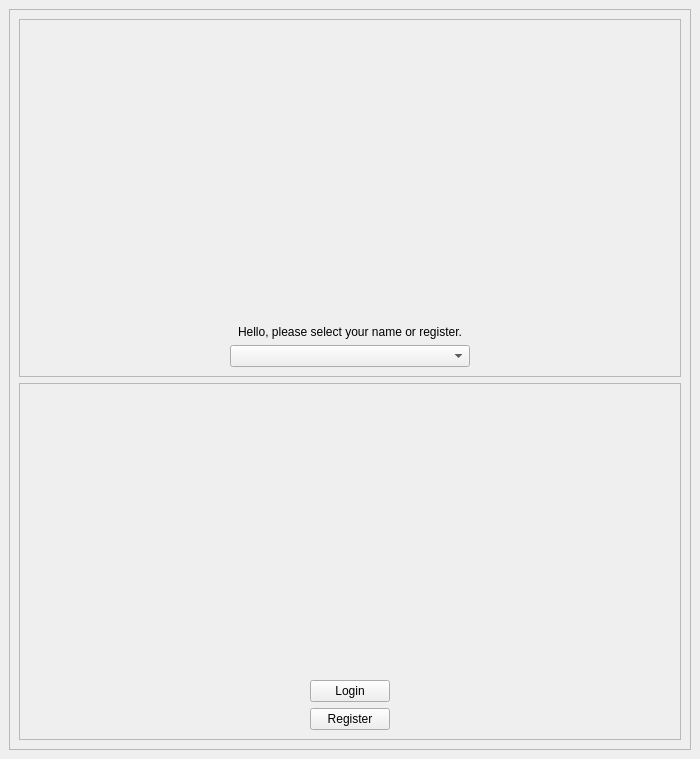
<?xml version="1.0" encoding="UTF-8"?>
<ui version="4.0">
 <class>MainWindow</class>
 <widget class="QMainWindow" name="MainWindow">
  <property name="geometry">
   <rect>
    <x>0</x>
    <y>0</y>
    <width>700</width>
    <height>759</height>
   </rect>
  </property>
  <property name="windowTitle">
   <string>MainWindow</string>
  </property>
  <widget class="QWidget" name="centralwidget">
   <layout class="QHBoxLayout" name="horizontalLayout_2">
    <item>
     <widget class="QFrame" name="frame">
      <property name="frameShape">
       <enum>QFrame::StyledPanel</enum>
      </property>
      <property name="frameShadow">
       <enum>QFrame::Raised</enum>
      </property>
      <layout class="QGridLayout" name="gridLayout">
       <item row="1" column="0">
        <widget class="QFrame" name="frame_3">
         <property name="frameShape">
          <enum>QFrame::StyledPanel</enum>
         </property>
         <property name="frameShadow">
          <enum>QFrame::Raised</enum>
         </property>
         <layout class="QGridLayout" name="gridLayout_3">
          <item row="1" column="0" alignment="Qt::AlignHCenter|Qt::AlignBottom">
           <widget class="QPushButton" name="loginBtn">
            <property name="text">
             <string>Login</string>
            </property>
           </widget>
          </item>
          <item row="2" column="0" alignment="Qt::AlignHCenter|Qt::AlignBottom">
           <widget class="QPushButton" name="registerBtn">
            <property name="text">
             <string>Register</string>
            </property>
           </widget>
          </item>
          <item row="0" column="0">
           <spacer name="verticalSpacer">
            <property name="orientation">
             <enum>Qt::Vertical</enum>
            </property>
            <property name="sizeHint" stdset="0">
             <size>
              <width>20</width>
              <height>40</height>
             </size>
            </property>
           </spacer>
          </item>
         </layout>
        </widget>
       </item>
       <item row="0" column="0">
        <widget class="QFrame" name="frame_2">
         <property name="frameShape">
          <enum>QFrame::StyledPanel</enum>
         </property>
         <property name="frameShadow">
          <enum>QFrame::Raised</enum>
         </property>
         <layout class="QGridLayout" name="gridLayout_2">
          <item row="2" column="1" alignment="Qt::AlignHCenter|Qt::AlignVCenter">
           <widget class="QComboBox" name="comboBoxNames">
            <property name="minimumSize">
             <size>
              <width>240</width>
              <height>0</height>
             </size>
            </property>
           </widget>
          </item>
          <item row="1" column="1" alignment="Qt::AlignHCenter|Qt::AlignVCenter">
           <widget class="QLabel" name="label">
            <property name="text">
             <string>Hello, please select your name or register.</string>
            </property>
           </widget>
          </item>
          <item row="0" column="1">
           <spacer name="verticalSpacer_2">
            <property name="orientation">
             <enum>Qt::Vertical</enum>
            </property>
            <property name="sizeHint" stdset="0">
             <size>
              <width>20</width>
              <height>40</height>
             </size>
            </property>
           </spacer>
          </item>
         </layout>
        </widget>
       </item>
      </layout>
     </widget>
    </item>
   </layout>
  </widget>
 </widget>
 <resources/>
 <connections/>
</ui>
